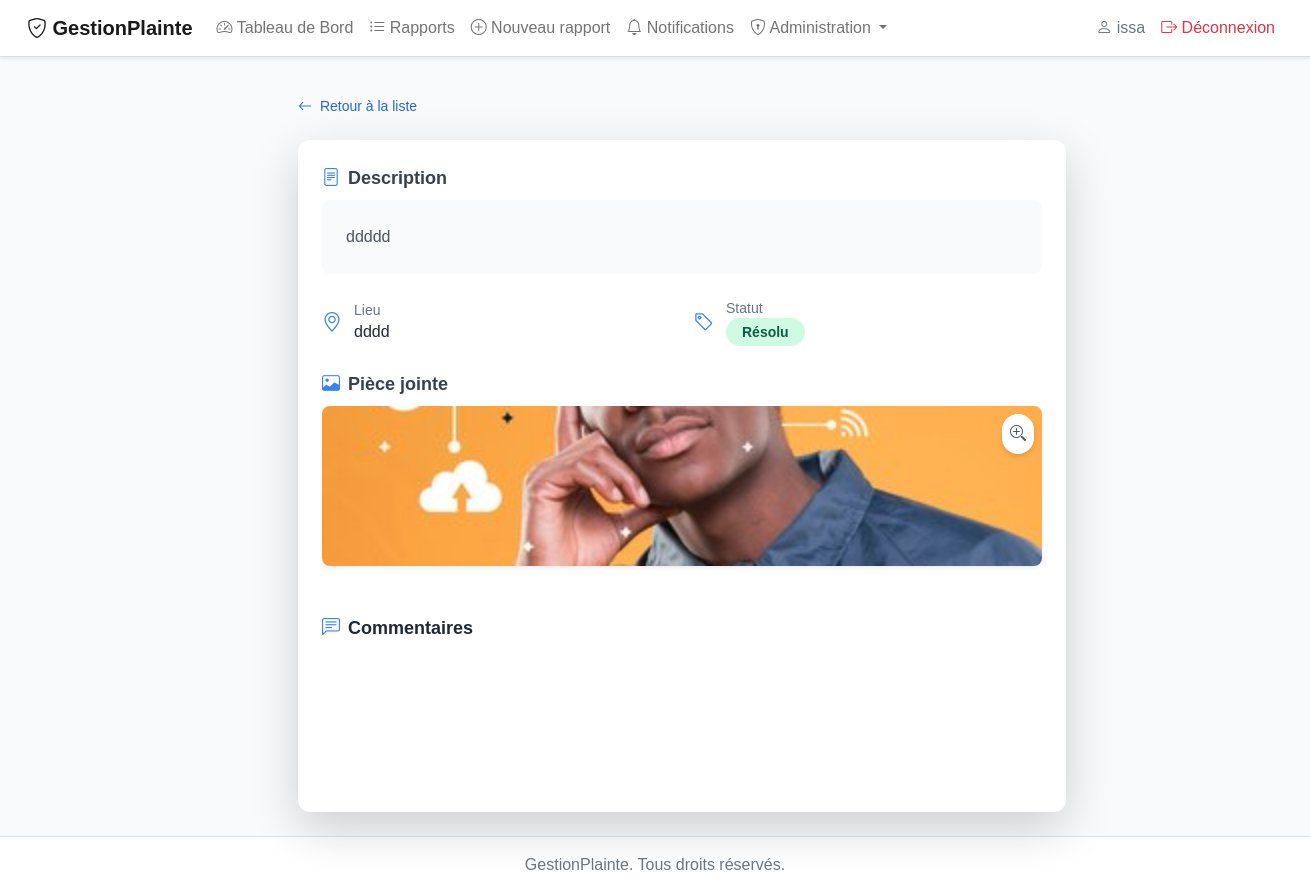
/reports/6/ (signed in), run on an earlier commit of the app's database.
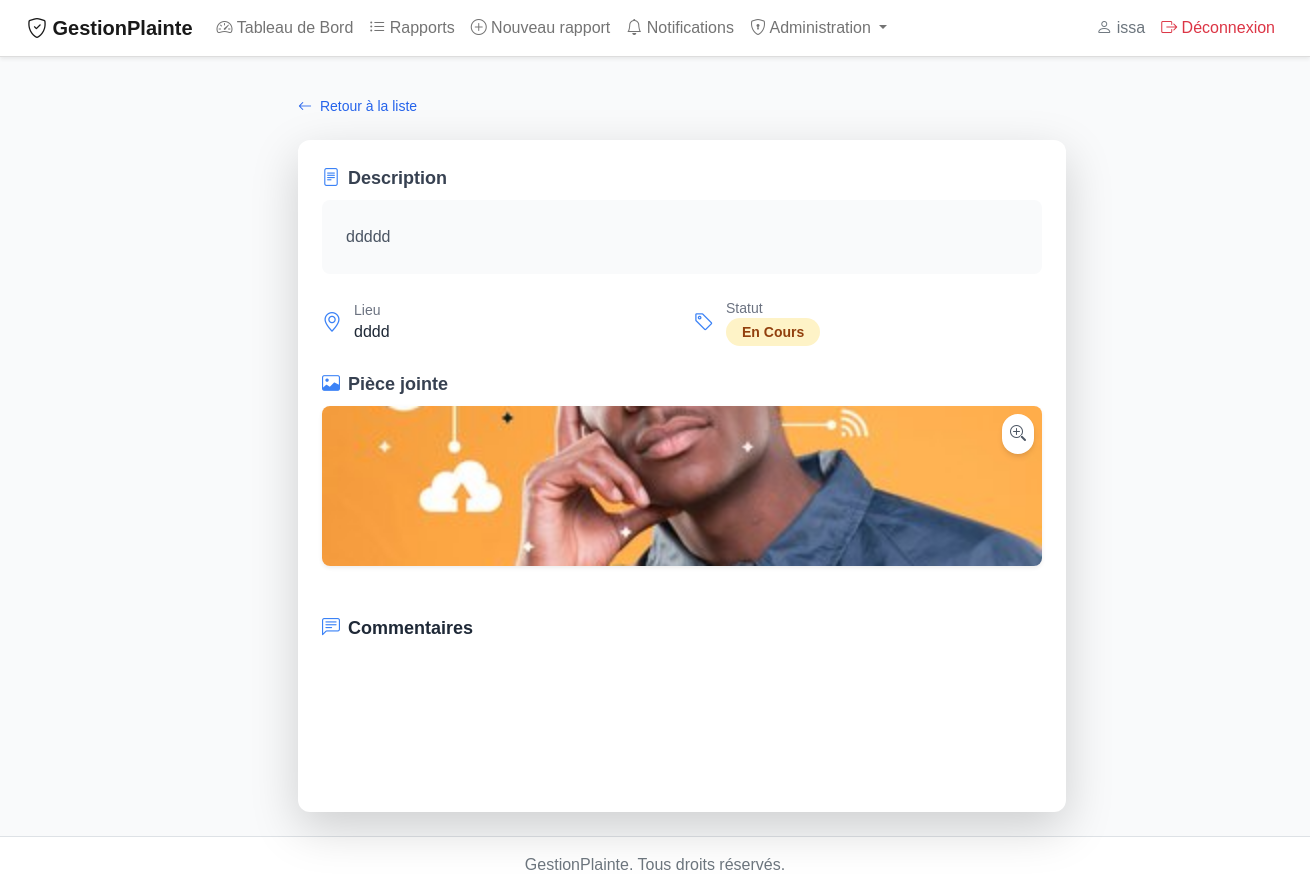
And on a later commit of the database.
### plaintes/models.py (models this page shows, shortened)
class Report(models.Model):
    PROBLEM_TYPES = (
        ('waste', 'Déchets'),  # Problèmes liés aux déchets
        ('road', 'Routes endommagées'),  # Problèmes de routes
        ('water', 'Coupures d\'eau'),  # Problèmes d'approvisionnement en eau
        ('electricity', 'Problèmes électriques'),  # Problèmes d'électricité
        ('other', 'Autres'),  # Autres types de problèmes
    )
    STATUS_CHOICES = (
        ('received', 'Reçu'),  # Rapport reçu
        ('in_progress', 'En cours'),  # Rapport en cours de traitement
        ('rejected', 'Rejeté'),  # Rapport rejeté
        ('resolved', 'Résolu'),  # Rapport résolu
    )
    user = models.ForeignKey(User, on_delete=models.CASCADE)
    description = models.TextField()
    problem_type = models.CharField(max_length=20, choices=PROBLEM_TYPES, default='other')
    location = models.CharField(max_length=255)
    status = models.CharField(max_length=20, choices=STATUS_CHOICES, default='received')
    created_at = models.DateTimeField(auto_now_add=True)
    updated_at = models.DateTimeField(auto_now=True)
    media = models.FileField(upload_to='reports/', blank=True, null=True)

### plaintes/views.py (the view)
# urls.py: path('reports/<int:report_id>/', views.report_detail, name='report_detail'),
@login_required
def report_detail(request, report_id):
    report = get_object_or_404(Report, id=report_id)  # Récupérer le rapport ou 404 si non trouvé
    if request.user.role != 'admin' and report.user != request.user:
        return redirect('dashboard')  # Redirection si l'utilisateur n'est pas autorisé à voir le rapport
    if request.method == 'POST':
        form = CommentForm(request.POST)  # Création d'un formulaire de commentaire avec les données POST
        if form.is_valid():  # Validation du formulaire
            comment = form.save(commit=False)  # Créer un commentaire sans l'enregistrer
            comment.report = report  # Assigner le rapport au commentaire
            comment.user = request.user  # Assigner l'utilisateur au commentaire
            comment.save()  # Enregistrement du commentaire
            if request.user != report.user:
                Notification.objects.create(
                    user=report.user,
                    report=report,
                    message=f"Nouveau commentaire sur votre rapport de {request.user.username}"
                )
            return redirect('report_detail', report_id=report.id)  # Redirection vers les détails du rapport
    else:
        form = CommentForm()  # Affiche un formulaire vide pour ajouter un commentaire
    context = {
        'report': report,
        'comments': report.comments.all().order_by('-created_at'),  # Récupérer tous les commentaires triés par date
        'form': form
    }
    return render(request, 'plaintes/report_detail.html', context)  # Affiche les détails du rapport

### plaintes/templates/plaintes/report_detail.html (shortened to what this page needs)
{% extends 'plaintes/pricipal.html' %}
{% load static %}
{% block content %}
<div class="w-screen flex flex-col" style="height: calc(100vh - 60px);">
    <div class="flex-1 flex flex-col px-4">
        <div class="flex justify-between items-center mb-4 pt-6 max-w-3xl mx-auto w-full">
            <a href="{% url 'report_list' %}" class="text-blue-600 hover:underline text-sm font-medium">
                <i class="bi bi-arrow-left me-1"></i> Retour à la liste
            </a>
        </div>
        <div class="bg-white shadow-lg rounded-xl overflow-hidden flex-1 flex flex-col max-w-3xl mx-auto w-full">
            <div class="p-6 flex-1 flex flex-col">
                <div class="mb-4">
                    <h3 class="text-lg font-semibold text-gray-700 mb-2 flex items-center">
                        <i class="bi bi-file-text text-blue-500 mr-2"></i> Description
                    </h3>
                    <p class="text-gray-600 leading-relaxed bg-gray-50 p-4 rounded-lg line-clamp-3">{{ report.description }}</p>
                </div>
                <div class="grid grid-cols-1 md:grid-cols-2 gap-4 mb-4">
                    <div class="flex items-center">
                        <i class="bi bi-geo-alt text-blue-500 mr-3 text-xl"></i>
                        <div>
                            <span class="text-sm font-medium text-gray-500 block">Lieu</span>
                            <p class="text-gray-800 font-medium line-clamp-1">{{ report.location }}</p>
                        </div>
                    </div>
                    <div class="flex items-center">
                        <i class="bi bi-tag text-blue-500 mr-3 text-xl"></i>
                        <div>
                            <span class="text-sm font-medium text-gray-500 block">Statut</span>
                            <span class="badge inline-block px-3 py-1 text-sm font-semibold rounded-full transition-all duration-200 hover:scale-105
                                {% if report.status == 'resolved' %}bg-green-100 text-green-800
                                {% elif report.status == 'in_progress' %}bg-yellow-100 text-yellow-800
                                {% elif report.status == 'rejected' %}bg-red-100 text-red-800
                                {% else %}bg-blue-100 text-blue-800{% endif %}">
                                {{ report.get_status_display|default:report.status|title }}
                            </span>
                        </div>
                    </div>
                </div>
                {% if report.media %}
                <div class="mb-4">
                    <h3 class="text-lg font-semibold text-gray-700 mb-2 flex items-center">
                        <i class="bi bi-image text-blue-500 mr-2"></i> Pièce jointe
                    </h3>
                    <div class="relative">
                        <img src="{{ report.media.url }}" class="w-full h-40 object-cover rounded-lg shadow-sm" alt="Pièce jointe de la plainte">
                        <a href="{{ report.media.url }}" target="_blank" class="absolute top-2 right-2 bg-white p-2 rounded-full shadow-md hover:bg-gray-100 transition-all duration-200">
                            <i class="bi bi-zoom-in text-gray-600"></i>
                        </a>
                    </div>
                </div>
                {% endif %}
                <div class="mt-4 flex-1 flex flex-col">
                    <h3 class="text-lg font-bold text-gray-800 mb-2 flex items-center">
                        <i class="bi bi-chat-left-text text-blue-500 mr-2"></i> Commentaires
                    </h3>
                    <div class="flex-1 overflow-y-auto space-y-3 max-h-30">
                    </div>
                </div>
            </div>
        </div>
    </div>
</div>
{% endblock %}

What changed in the data, as far as the page shows it:
changed Report "ddddd": status "Résolu" → "En Cours"
